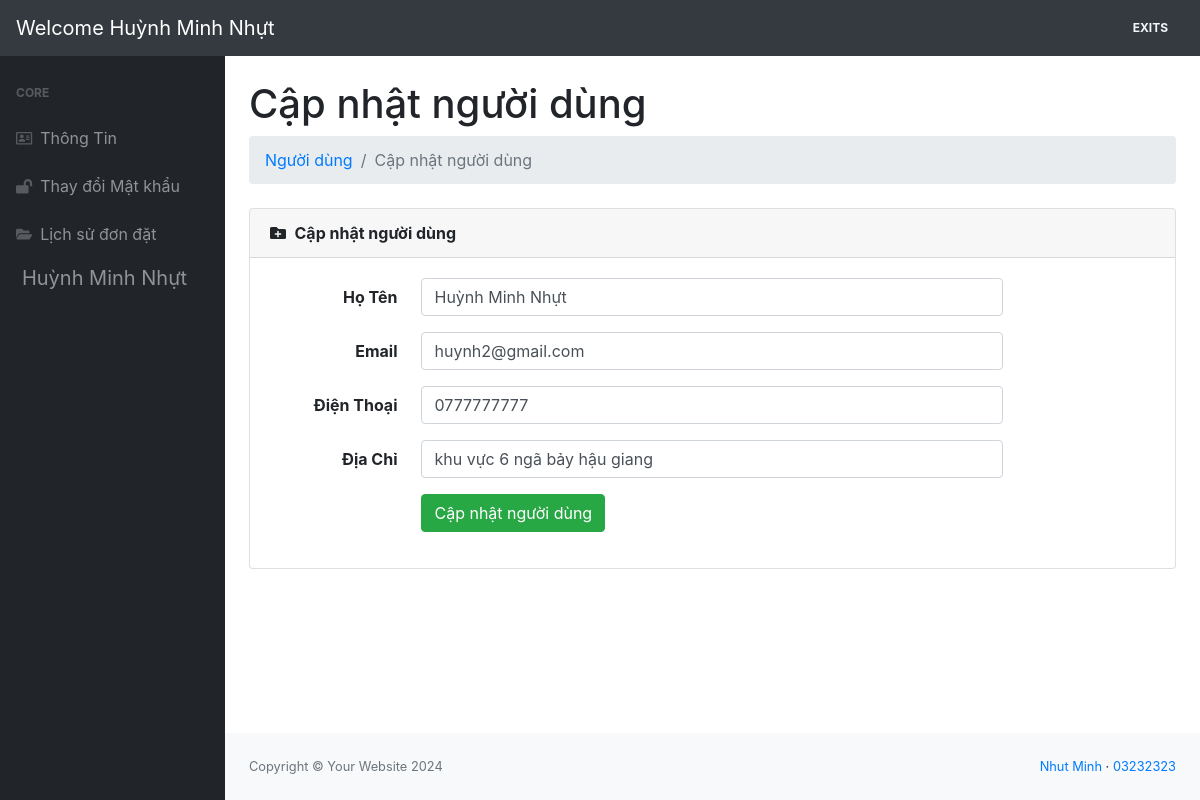
Page /personal/update.php?id=11 (signed in) on the earlier database version.
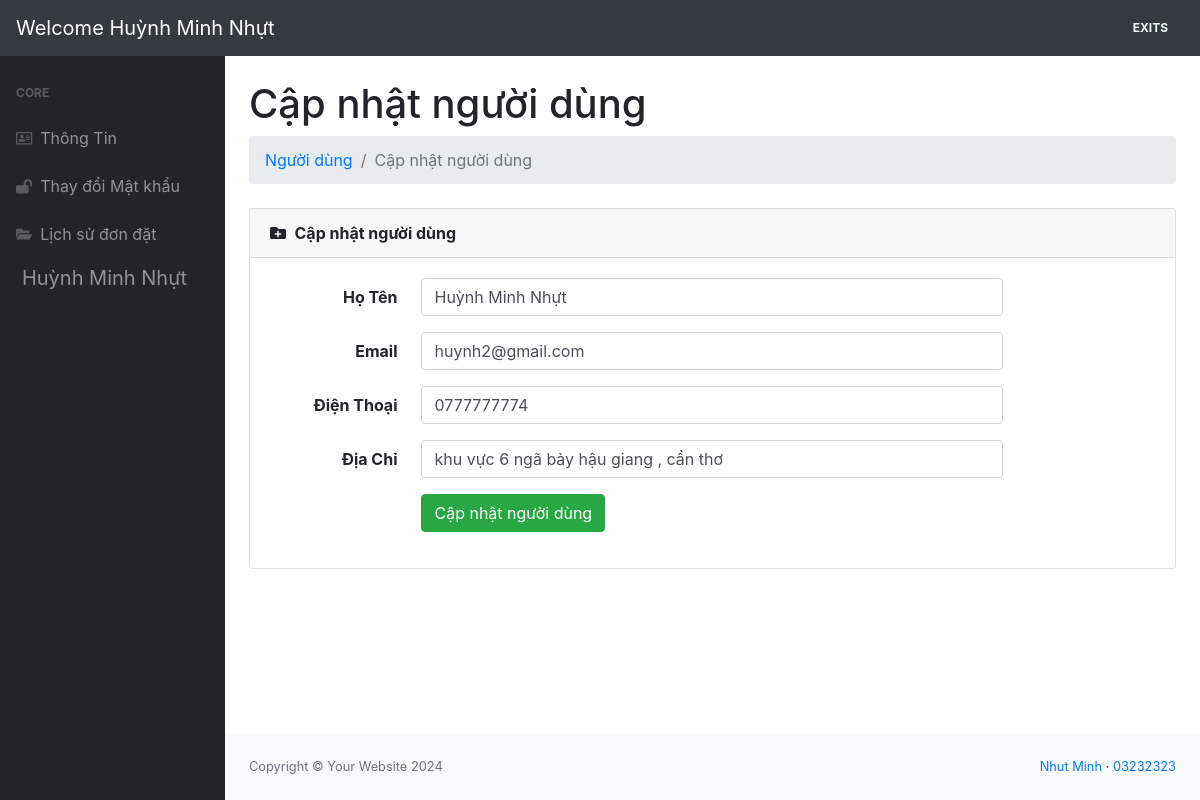
Same page on the later database version.
### tables this page shows
CREATE TABLE `users` (
  `id` int(11) NOT NULL,
  `name` varchar(255) DEFAULT NULL,
  `email` varchar(255) DEFAULT NULL,
  `phone` char(15) DEFAULT NULL,
  `address` varchar(255) DEFAULT NULL,
  `password` varchar(255) DEFAULT NULL,
  `status` tinyint(4) DEFAULT 1,
  `created_at` timestamp NULL DEFAULT current_timestamp() ON UPDATE current_timestamp(),
  `update_at` timestamp NULL DEFAULT current_timestamp() ON UPDATE current_timestamp()
);

### libraries/Database.php (called while the page is built, shortened)
<?php
    class Database
    {
        public $link;
        public function __construct()
        {
            $this->link = mysqli_connect("localhost","root","","shopcongnghe") or die ();
            mysqli_set_charset($this->link,"utf8");
        }
        public function fetchID($table , $id )
        {
            $sql = "SELECT * FROM {$table} WHERE id = $id ";
            $result = mysqli_query($this->link,$sql) or die("Lỗi  truy vấn fetchID " .mysqli_error($this->link));
            return mysqli_fetch_assoc($result);
        }
    }
?>

### autoload/autoload.php (called while the page is built, shortened)
<?php
    require_once __DIR__. "/../libraries/Database.php";
    require_once __DIR__. "/../libraries/Function.php";
    $db = new Database;
?>

### libraries/Function.php (called while the page is built, shortened)
<?php
function getInput($string)
{
    return isset($_GET[$string]) ? $_GET[$string] : '';
}
?>

### personal/update.php (the view, shortened to what this page needs)
<?php
require_once __DIR__ . "/../autoload/autoload.php";
$id = intval(getInput('id'));
$Editusers = $db->fetchID("users", $id);
?>
<?php require_once __DIR__ . "/../layout-personal/headeruser.php"; ?>
<main>
    <div class="container-fluid">
        <h1 class="mt-4">Cập nhật người dùng</h1>
        <ol class="breadcrumb mb-4">
            <li class="breadcrumb-item"><a href="#">Người dùng</a></li>
            <li class="breadcrumb-item active">Cập nhật người dùng</li>
        </ol>
        <div class="card mb-4">
            <div class="card-header">
                <i class="fas fa-folder-plus mr-1"></i>
                <b> Cập nhật người dùng</b>
            </div>
            <div class="card-body">
                <form action="" method="POST">
                    <div class="form-group row">
                        <label for="inputEmail3" class="col-sm-2 col-form-label" style="text-align: right;"><b>Họ Tên</b></label>
                        <div class="col-sm-8">
                            <input type="text" class="form-control" id="inputEmail3" placeholder="Nguyễn Văn A" name="name" value="<?php echo $Editusers['name'] ?>">
                        </div>
                    </div>
                    <div class="form-group row">
                        <label for="inputEmail3" class="col-sm-2 col-form-label" style="text-align: right;"><b>Email</b></label>
                        <div class="col-sm-8">
                            <input type="email" class="form-control" id="inputEmail3" placeholder="Email@gmail.com" name="email" value="<?php echo $Editusers['email'] ?>">
                        </div>
                    </div>
                    <div class="form-group row">
                        <label for="inputEmail3" class="col-sm-2 col-form-label" style="text-align: right;"><b>Điện Thoại</b></label>
                        <div class="col-sm-8">
                            <input type="number" class="form-control" id="inputEmail3" placeholder="099666999" name="phone" value="<?php echo $Editusers['phone'] ?>">
                        </div>
                    </div>
                    <div class="form-group row">
                        <label for="inputEmail3" class="col-sm-2 col-form-label" style="text-align: right;"><b>Địa Chỉ</b></label>
                        <div class="col-sm-8">
                            <input type="text" class="form-control" id="inputEmail3" placeholder="Khu phố X - Phường Y - Quận Z - TP HCM" name="address" value="<?php echo $Editusers['address'] ?>">
                        </div>
                    </div>
                    <div class="form-group row">
                        <div class="offset-md-2 col-sm-8">
                            <button type="submit" class="btn btn-success">Cập nhật người dùng</button>
                        </div>
                    </div>
                </form>
            </div>
        </div>
    </div>
</main>
<?php require_once __DIR__ . "/../layout-personal/footeruser.php"; ?>

Differences in the rows shown:
changed users "Huỳnh Minh Nhựt": phone "0777777777" → "0777777774"; address "khu vực 6 ngã bảy hậu giang" → "khu vực 6 ngã bảy hậu giang , cần thơ"
